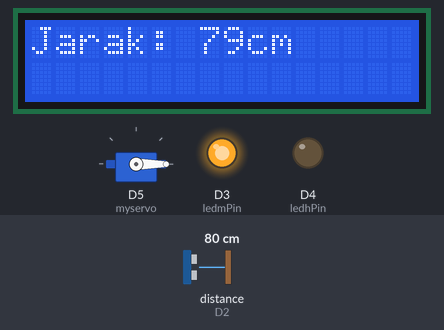
Recording of a program running on a simulated ESP8266 (NodeMCU). Parts: servo, 16×2 character LCD, output pins drawn as LEDs (lit = HIGH). Wiring (inferred from the names in the program): ultrasonic range finder: trigger D1; echo D2. The test bench sets the inputs (shaded band); at power-on: distance to the obstacle (sensor on D2) 80 cm. The echo pulse lasts 58.3 µs per cm; pins used as bus, display or sensor lines are not drawn; what the program prints to the serial monitor is not drawn.

Above: at 1.8 s.
1.9 s: distance to the obstacle (sensor on D2) set to 13 cm
At 3.1 s:
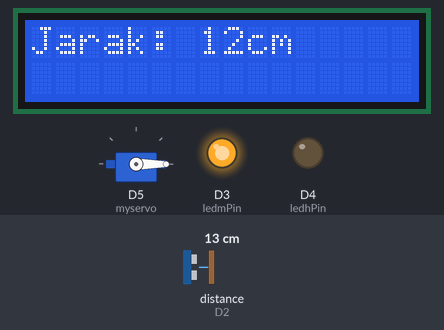
3.7 s: distance to the obstacle (sensor on D2) set to 10 cm
At 5.4 s:
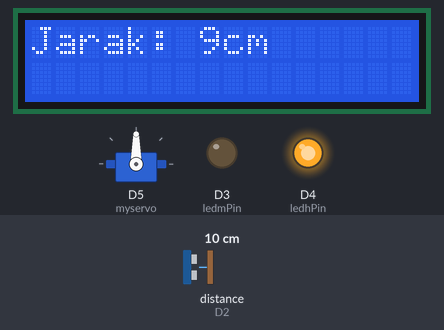
5.8 s: distance to the obstacle (sensor on D2) set to 2 cm
At 7.6 s:
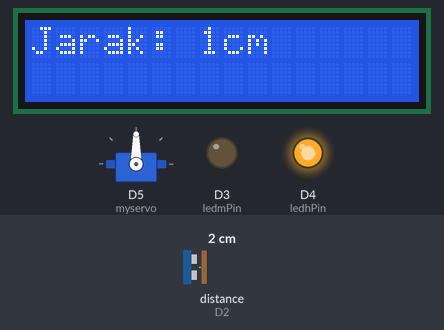
Timing chart, 0 to 9.1 s (numbered marks = the images above; inputs shaded):
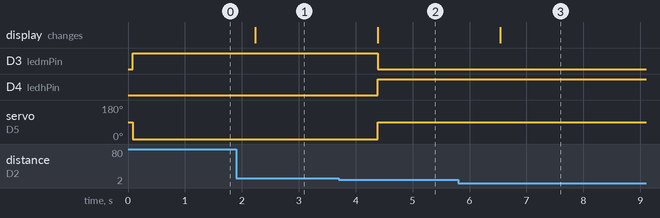

The program:

main.cpp
```cpp
#include <Arduino.h>
#include <Servo.h>
#include <LiquidCrystal_I2C.h>

Servo myservo;
LiquidCrystal_I2C lcd(0x27, 16, 2);

int trigPin = D1;
int echoPin = D2;
int ledmPin = D3;
int ledhPin = D4;
int SDAPin = D6;
int SCLPin = D7;

long duration;
int distance;

void setup()
{
  // put your setup code here, to run once:
  myservo.attach(D5);
  pinMode(ledmPin, OUTPUT);
  pinMode(ledhPin, OUTPUT);
  pinMode(trigPin, OUTPUT);
  pinMode(echoPin, INPUT);
  Wire.begin(SDAPin, SCLPin);
  Serial.begin(9600);
}

void loop()
{
  // put your main code here, to run repeatedly:
  digitalWrite(trigPin, LOW);
  delayMicroseconds(5);
  digitalWrite(trigPin, HIGH);
  delayMicroseconds(10);
  digitalWrite(trigPin, LOW);
  duration = pulseIn(echoPin, HIGH);
  distance = 0.034 * duration / 2;
  lcd.init();
  lcd.backlight();
  lcd.setCursor(0, 0);
  lcd.print("Jarak: ");
  lcd.print(distance);
  lcd.print("cm");
  Serial.print("Jarak: ");
  Serial.print(distance);
  Serial.println(" cm");
  if (distance <= 10)
  {
    digitalWrite(ledmPin, LOW);
    digitalWrite(ledhPin, HIGH);
    myservo.write(90);
  }
  else
  {
    digitalWrite(ledhPin, LOW);
    digitalWrite(ledmPin, HIGH);
    myservo.write(0);
  }
  delay(1000);
}
```

Measured:
- the behaviour switches between 12 and 11 cm on distance to the obstacle (sensor on D2) (found by bisection; images 1 and 2)
- after the input at 1.9 s, the display: changes after 0.34 s (image 1)
- after the input at 3.7 s, D3 (ledmPin): HIGH → LOW after 0.69 s; D4 (ledhPin): LOW → HIGH after 0.69 s; servo on D5 (myservo): 0° → 90° after 0.69 s; the display: changes after 0.69 s (image 2)
- after the input at 5.8 s, the display: changes after 0.74 s (image 3)
